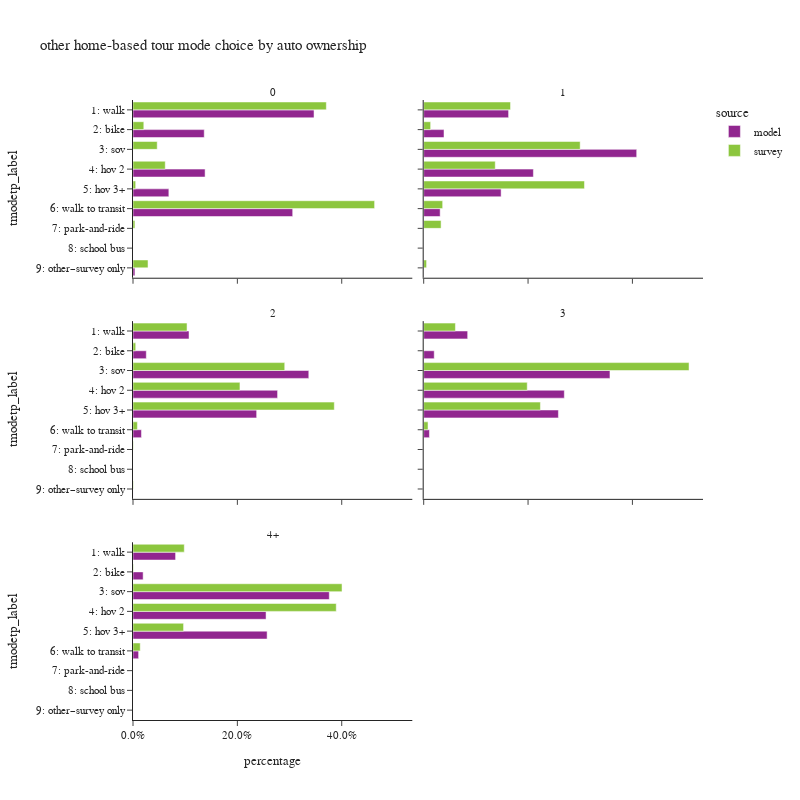

The notebook cell saved with this chart:
### Code cell
plot_mode_choice(hb_tour.loc[hb_tour['auto_ownership_4+']!="-1"],"auto_ownership_4+",
                 {"auto_ownership_4+":["0","1","2","3","4+"],
                  "tmodetp_label":["1: walk","2: bike","3: sov","4: hov 2","5: hov 3+","6: walk to transit",
                                   "7: park-and-ride","8: school bus","9: other–survey only"]},
                 "auto ownership",2,800)

### Figure 1 — Plotly figure (JSON) as saved in the notebook; plotly's stock layout.template omitted (floating-point values rounded to 4 significant figures)
{"data": [{"alignmentgroup": "True", "customdata": [[72594], [28563], [28909], [14374], [64036], [768]], "hovertemplate": "source=model<br>auto_ownership_4+=0<br>percentage=%{x}<br>tmodetp_label=%{y}<br>sample count=%{customdata[0]}<extra></extra>", "legendgroup": "model", "marker": {"color": "#91268F", "pattern": {"shape": ""}}, "name": "model", "offsetgroup": "model", "orientation": "h", "showlegend": true, "textposition": "auto", "type": "bar", "x": [0.3469, 0.1365, 0.1382, 0.06869, 0.306, 0.00367], "xaxis": "x5", "y": ["1: walk", "2: bike", "4: hov 2", "5: hov 3+", "6: walk to transit", "9: other–survey only"], "yaxis": "y5"}, {"alignmentgroup": "True", "customdata": [[112405], [26880], [282013], [145223], [102517], [21786], [92]], "hovertemplate": "source=model<br>auto_ownership_4+=1<br>percentage=%{x}<br>tmodetp_label=%{y}<br>sample count=%{customdata[0]}<extra></extra>", "legendgroup": "model", "marker": {"color": "#91268F", "pattern": {"shape": ""}}, "name": "model", "offsetgroup": "model", "orientation": "h", "showlegend": false, "textposition": "auto", "type": "bar", "x": [0.1627, 0.0389, 0.4082, 0.2102, 0.1484, 0.03153, 0.0001332], "xaxis": "x6", "y": ["1: walk", "2: bike", "3: sov", "4: hov 2", "5: hov 3+", "6: walk to transit", "9: other–survey only"], "yaxis": "y6"}, {"alignmentgroup": "True", "customdata": [[133191], [31602], [417966], [343743], [293991], [20106], [95]], "hovertemplate": "source=model<br>auto_ownership_4+=2<br>percentage=%{x}<br>tmodetp_label=%{y}<br>sample count=%{customdata[0]}<extra></extra>", "legendgroup": "model", "marker": {"color": "#91268F", "pattern": {"shape": ""}}, "name": "model", "offsetgroup": "model", "orientation": "h", "showlegend": false, "textposition": "auto", "type": "bar", "x": [0.1074, 0.02547, 0.3369, 0.2771, 0.237, 0.01621, 7.657e-05], "xaxis": "x3", "y": ["1: walk", "2: bike", "3: sov", "4: hov 2", "5: hov 3+", "6: walk to transit", "9: other–survey only"], "yaxis": "y3"}, {"alignmentgroup": "True", "customdata": [[61692], [14764], [261360], [197328], [189014], [8020], [36]], "hovertemplate": "source=model<br>auto_ownership_4+=3<br>percentage=%{x}<br>tmodetp_label=%{y}<br>sample count=%{customdata[0]}<extra></extra>", "legendgroup": "model", "marker": {"color": "#91268F", "pattern": {"shape": ""}}, "name": "model", "offsetgroup": "model", "orientation": "h", "showlegend": false, "textposition": "auto", "type": "bar", "x": [0.08425, 0.02016, 0.3569, 0.2695, 0.2581, 0.01095, 4.917e-05], "xaxis": "x4", "y": ["1: walk", "2: bike", "3: sov", "4: hov 2", "5: hov 3+", "6: walk to transit", "9: other–survey only"], "yaxis": "y4"}, {"alignmentgroup": "True", "customdata": [[32623], [7761], [150379], [101935], [102750], [4297], [23]], "hovertemplate": "source=model<br>auto_ownership_4+=4+<br>percentage=%{x}<br>tmodetp_label=%{y}<br>sample count=%{customdata[0]}<extra></extra>", "legendgroup": "model", "marker": {"color": "#91268F", "pattern": {"shape": ""}}, "name": "model", "offsetgroup": "model", "orientation": "h", "showlegend": false, "textposition": "auto", "type": "bar", "x": [0.0816, 0.01941, 0.3762, 0.255, 0.257, 0.01075, 5.753e-05], "xaxis": "x", "y": ["1: walk", "2: bike", "3: sov", "4: hov 2", "5: hov 3+", "6: walk to transit", "9: other–survey only"], "yaxis": "y"}, {"alignmentgroup": "True", "customdata": [[229], [22], [7], [15], [12], [128], [5], [10]], "hovertemplate": "source=survey<br>auto_ownership_4+=0<br>percentage=%{x}<br>tmodetp_label=%{y}<br>sample count=%{customdata[0]}<extra></extra>", "legendgroup": "survey", "marker": {"color": "#8CC63E", "pattern": {"shape": ""}}, "name": "survey", "offsetgroup": "survey", "orientation": "h", "showlegend": true, "textposition": "auto", "type": "bar", "x": [0.3705, 0.0207, 0.0464, 0.0618, 0.005118, 0.463, 0.003678, 0.02881], "xaxis": "x5", "y": ["1: walk", "2: bike", "3: sov", "4: hov 2", "5: hov 3+", "6: walk to transit", "7: park-and-ride", "9: other–survey only"], "yaxis": "y5"}, {"alignmentgroup": "True", "customdata": [[447], [43], [555], [296], [163], [54], [6], [2], [4]], "hovertemplate": "source=survey<br>auto_ownership_4+=1<br>percentage=%{x}<br>tmodetp_label=%{y}<br>sample count=%{customdata[0]}<extra></extra>", "legendgroup": "survey", "marker": {"color": "#8CC63E", "pattern": {"shape": ""}}, "name": "survey", "offsetgroup": "survey", "orientation": "h", "showlegend": false, "textposition": "auto", "type": "bar", "x": [0.1664, 0.01331, 0.2998, 0.1371, 0.3081, 0.03633, 0.03332, 6.54e-05, 0.0055], "xaxis": "x6", "y": ["1: walk", "2: bike", "3: sov", "4: hov 2", "5: hov 3+", "6: walk to transit", "7: park-and-ride", "8: school bus", "9: other–survey only"], "yaxis": "y6"}, {"alignmentgroup": "True", "customdata": [[187], [19], [494], [364], [270], [14], [5], [5]], "hovertemplate": "source=survey<br>auto_ownership_4+=2<br>percentage=%{x}<br>tmodetp_label=%{y}<br>sample count=%{customdata[0]}<extra></extra>", "legendgroup": "survey", "marker": {"color": "#8CC63E", "pattern": {"shape": ""}}, "name": "survey", "offsetgroup": "survey", "orientation": "h", "showlegend": false, "textposition": "auto", "type": "bar", "x": [0.1036, 0.005199, 0.2908, 0.205, 0.3858, 0.008418, 0.0006226, 0.0006738], "xaxis": "x3", "y": ["1: walk", "2: bike", "3: sov", "4: hov 2", "5: hov 3+", "6: walk to transit", "7: park-and-ride", "9: other–survey only"], "yaxis": "y3"}, {"alignmentgroup": "True", "customdata": [[38], [2], [194], [90], [45], [2]], "hovertemplate": "source=survey<br>auto_ownership_4+=3<br>percentage=%{x}<br>tmodetp_label=%{y}<br>sample count=%{customdata[0]}<extra></extra>", "legendgroup": "survey", "marker": {"color": "#8CC63E", "pattern": {"shape": ""}}, "name": "survey", "offsetgroup": "survey", "orientation": "h", "showlegend": false, "textposition": "auto", "type": "bar", "x": [0.06078, 0.0003419, 0.5085, 0.1984, 0.2237, 0.008305], "xaxis": "x4", "y": ["1: walk", "2: bike", "3: sov", "4: hov 2", "5: hov 3+", "6: walk to transit"], "yaxis": "y4"}, {"alignmentgroup": "True", "customdata": [[13], [1], [65], [45], [16], [2]], "hovertemplate": "source=survey<br>auto_ownership_4+=4+<br>percentage=%{x}<br>tmodetp_label=%{y}<br>sample count=%{customdata[0]}<extra></extra>", "legendgroup": "survey", "marker": {"color": "#8CC63E", "pattern": {"shape": ""}}, "name": "survey", "offsetgroup": "survey", "orientation": "h", "showlegend": false, "textposition": "auto", "type": "bar", "x": [0.0983, 0.000873, 0.4006, 0.3895, 0.09691, 0.01383], "xaxis": "x", "y": ["1: walk", "2: bike", "3: sov", "4: hov 2", "5: hov 3+", "6: walk to transit"], "yaxis": "y"}], "layout": {"annotations": [{"font": {}, "showarrow": false, "text": "4+", "x": 0.245, "xanchor": "center", "xref": "paper", "y": 0.2867, "yanchor": "bottom", "yref": "paper"}, {"font": {}, "showarrow": false, "text": "2", "x": 0.245, "xanchor": "center", "xref": "paper", "y": 0.6433, "yanchor": "bottom", "yref": "paper"}, {"font": {}, "showarrow": false, "text": "3", "x": 0.755, "xanchor": "center", "xref": "paper", "y": 0.6433, "yanchor": "bottom", "yref": "paper"}, {"font": {}, "showarrow": false, "text": "0", "x": 0.245, "xanchor": "center", "xref": "paper", "y": 1.0, "yanchor": "bottom", "yref": "paper"}, {"font": {}, "showarrow": false, "text": "1", "x": 0.755, "xanchor": "center", "xref": "paper", "y": 1.0, "yanchor": "bottom", "yref": "paper"}], "barmode": "group", "height": 800, "legend": {"title": {"text": "source"}, "tracegroupgap": 0}, "title": {"text": "other home-based tour mode choice by auto ownership"}, "width": 800, "xaxis": {"anchor": "y", "domain": [0.0, 0.49], "tickformat": ".1%", "title": {"text": "percentage"}}, "xaxis2": {"anchor": "y2", "domain": [0.51, 1.0], "matches": "x", "tickformat": ".1%", "title": {"text": "percentage"}}, "xaxis3": {"anchor": "y3", "domain": [0.0, 0.49], "matches": "x", "showticklabels": false, "tickformat": ".1%"}, "xaxis4": {"anchor": "y4", "domain": [0.51, 1.0], "matches": "x", "showticklabels": false, "tickformat": ".1%"}, "xaxis5": {"anchor": "y5", "domain": [0.0, 0.49], "matches": "x", "showticklabels": false, "tickformat": ".1%"}, "xaxis6": {"anchor": "y6", "domain": [0.51, 1.0], "matches": "x", "showticklabels": false, "tickformat": ".1%"}, "yaxis": {"anchor": "x", "categoryarray": ["9: other–survey only", "8: school bus", "7: park-and-ride", "6: walk to transit", "5: hov 3+", "4: hov 2", "3: sov", "2: bike", "1: walk"], "categoryorder": "array", "domain": [0.0, 0.2867], "title": {"text": "tmodetp_label"}}, "yaxis2": {"anchor": "x2", "domain": [0.0, 0.2867], "matches": "y", "showticklabels": false}, "yaxis3": {"anchor": "x3", "categoryarray": ["9: other–survey only", "8: school bus", "7: park-and-ride", "6: walk to transit", "5: hov 3+", "4: hov 2", "3: sov", "2: bike", "1: walk"], "categoryorder": "array", "domain": [0.3567, 0.6433], "matches": "y", "title": {"text": "tmodetp_label"}}, "yaxis4": {"anchor": "x4", "domain": [0.3567, 0.6433], "matches": "y", "showticklabels": false}, "yaxis5": {"anchor": "x5", "categoryarray": ["9: other–survey only", "8: school bus", "7: park-and-ride", "6: walk to transit", "5: hov 3+", "4: hov 2", "3: sov", "2: bike", "1: walk"], "categoryorder": "array", "domain": [0.7133, 1.0], "matches": "y", "title": {"text": "tmodetp_label"}}, "yaxis6": {"anchor": "x6", "domain": [0.7133, 1.0], "matches": "y", "showticklabels": false}}}
